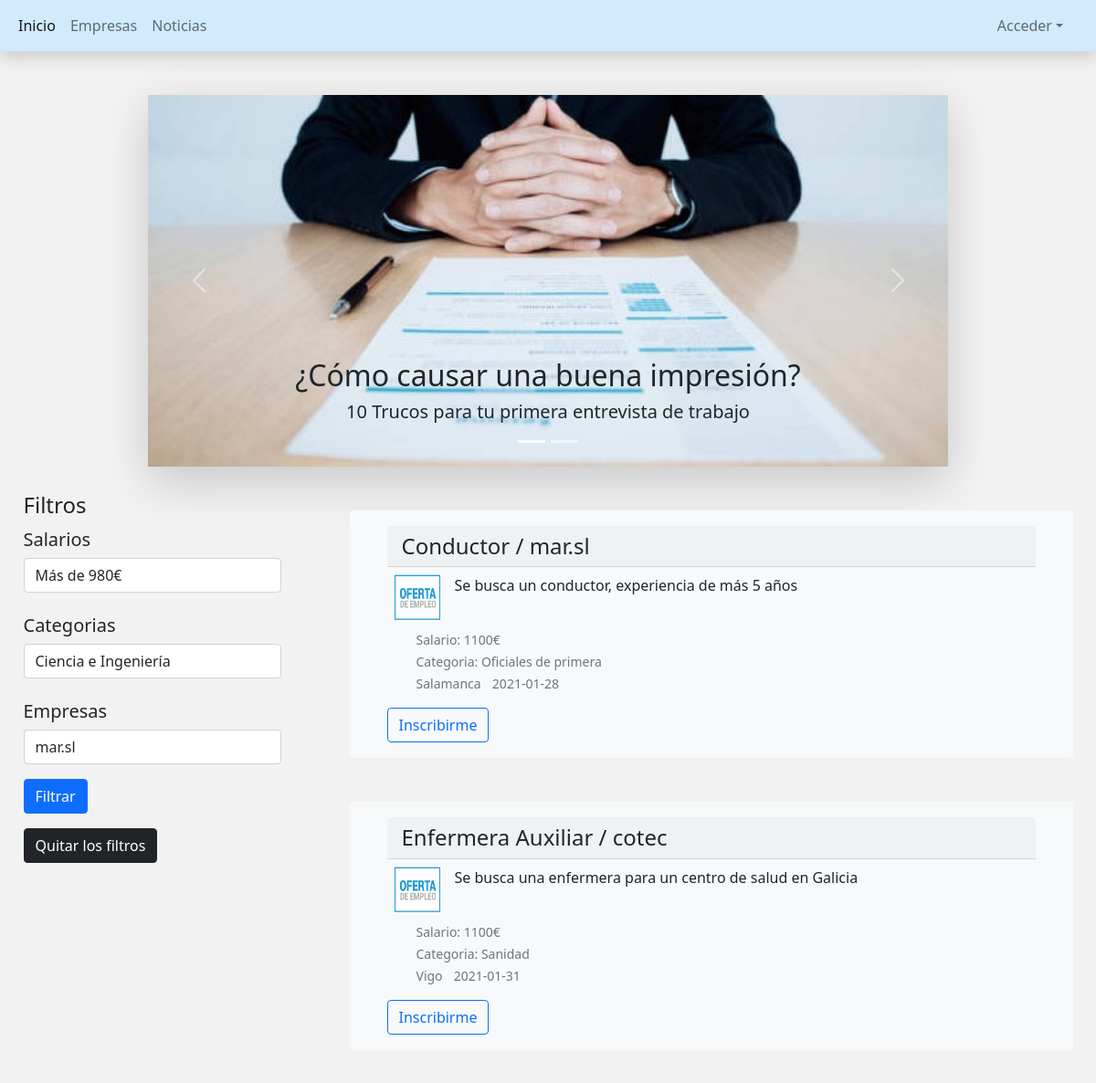
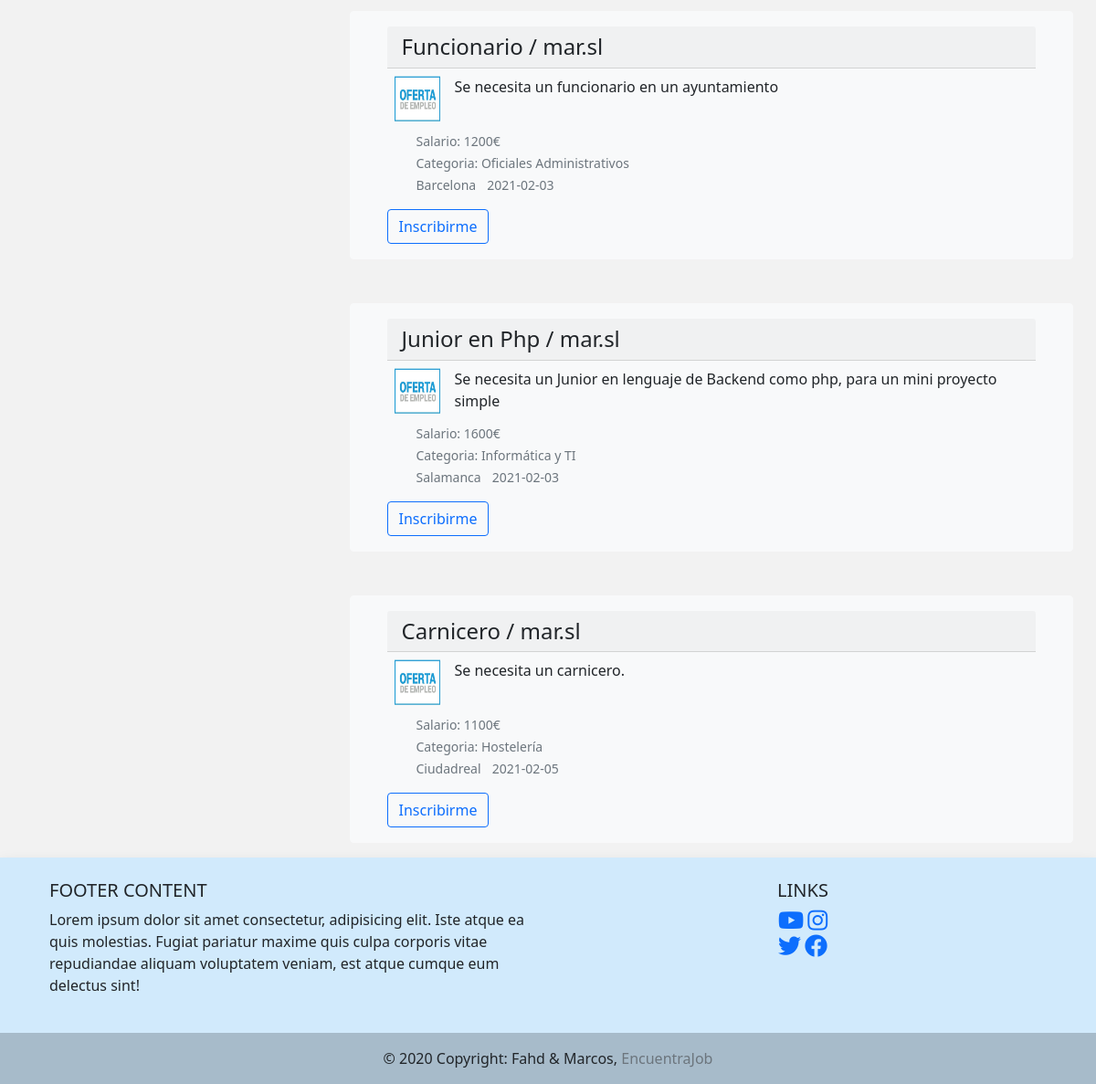
The page / on the database its author committed (2 pictures, top to bottom).
### tables this page shows
CREATE TABLE `ofertas` (
  `id_oferta` int(10) NOT NULL,
  `id_empresa` varchar(10) NOT NULL,
  `titulo_oferta` varchar(50) NOT NULL,
  `oferta` varchar(1000) NOT NULL,
  `ciudad` varchar(20) NOT NULL,
  `categoria` varchar(50) NOT NULL,
  `salario` int(10) NOT NULL,
  `fecha` date NOT NULL DEFAULT current_timestamp()
);

CREATE TABLE `empresas` (
  `id_empresa` varchar(10) NOT NULL,
  `id_usuario` int(10) NOT NULL,
  `email` varchar(20) NOT NULL,
  `cif` varchar(20) DEFAULT NULL
);

CREATE TABLE `usuarios` (
  `id_usuario` int(10) NOT NULL,
  `rol` varchar(15) NOT NULL,
  `nombre_usuario` varchar(25) NOT NULL,
  `email` varchar(20) NOT NULL,
  `password` varchar(15) NOT NULL
);

### funciones_conexion.php (called while the page is built, shortened)
<?php
function conexion(){
  $conexion = new mysqli("localhost","root","","ofertas_trabajo_daw1");
  return $conexion;
}
function sacar_ofertas(){
  $conn = conexion();
  $sql = "SELECT * FROM ofertas";
  if($rs = $conn->query($sql)){
    if($rs->num_rows<0){
    die("Error en sacar los datos de la DB");
    }
  }
  return $rs;
}
function sacar_nombres_empresa_ofertas(){
  $conn = conexion();
  $sql_nombre_empresa = "select usuarios.nombre_usuario,empresas.id_empresa from usuarios JOIN empresas ON empresas.email = usuarios.email JOIN ofertas ON ofertas.id_empresa = empresas.id_empresa";
  $rs_nombre = $conn->query($sql_nombre_empresa);
    return $rs_nombre;
}

### index.php (the view, shortened to what this page needs)
<?php
include 'funciones_conexion.php';
$rs_nombre_empresa = sacar_nombres_empresa_ofertas();
if(isset($_POST['btn_filtrar'])){
  $salario = $_POST['salario'];
  $categoria = $_POST['categoria'];
  $empresa= $_POST['empresas'];
  $empresa = sacar_id_emp_con_nombre($empresa);
  $rs = sacar_ofertas_con_filtro($salario,$categoria,$empresa);
}else {
  $rs = sacar_ofertas();
}
?>
<!doctype html>
<html lang="es">
  <head>
    <link href="css/bootstrap.min.css" rel="stylesheet" >
    <link href="fontawesome/css/all.min.css" rel="stylesheet" />
  </head>
  <body style="background-color: #f2f2f2;">
  <nav class="navbar navbar-expand-lg navbar-light shadow" style="background-color: #D1EAFC;">
    <div class="container-fluid">
  <div class="collapse navbar-collapse" id="navbarNav" >
        <ul class="navbar-nav">
          <li class="nav-item">
            <a class="nav-link active" aria-current="page" href="index.php">Inicio</a>
          </li>
          <li class="nav-item">
            <a class="nav-link" href="#">Empresas</a>
          </li>
          <li class="nav-item">
            <a class="nav-link " href="#">Noticias</a>
          </li>
      </ul>
    </div>
      <ul class="navbar-nav">
        <li class="nav-item dropdown">
          <a class="nav-link dropdown-toggle px-4" href="#" data-bs-toggle="dropdown" aria-expanded="false">Acceder</a>
        </li>
      </ul>
 </div>
  </nav>
  <div class="row justify-content-around">
      <?php include 'filtros.php'; ?>
          <div class="col-md-8 justify-content-end">
        <?php   $datos = $rs->fetch_assoc();
        while($datos) {
          while($nombre_empresa = $rs_nombre_empresa->fetch_assoc()){
          if($datos['id_empresa'] == $nombre_empresa['id_empresa']){?>
      <div class="card mb-3 container-md bg-light   mt-5 border-light" >
        <div class="card-body">
          <h4 class="card-header"><?=$datos['titulo_oferta'];?> / <?=$nombre_empresa['nombre_usuario'];?>  </h4>
          <div class="d-flex ">
          <img src="img/oferta-empleo.jpg" alt="bmw" width="50" height="50" class="d-inline-block m-2">
          <p class="card-text m-2"><?=$datos['oferta']; ?></p>     </div>
      <ul >
          <li class=" list-inline-item card-text"><small class="text-muted align-bottom">Salario: <?=$datos['salario'];?>€</small></li><br>
          <li class=" list-inline-item card-text"><small class="text-muted align-bottom">Categoria: <?=$datos['categoria'];?></small></li><br>
          <li class=" list-inline-item card-text"><small class="text-muted align-bottom"><?=ucwords($datos['ciudad']);?></small></li>
          <li class=" list-inline-item card-text"><small class="text-muted align-bottom"><?=$datos['fecha'];?></small></li>
      </ul>
        <a href="login.php" ><button class="btn btn-outline-primary">Inscribirme</button></a>
        </div>
      </div>
      <?php  $datos = $rs->fetch_assoc();
    }}      $nombre_empresa = $rs_nombre_empresa->fetch_assoc();
    }  $rs->free();
    ?>
        </div>
      </div>
        <footer class="text-center text-lg-start shadow" style="background-color: #D1EAFC;">
        <div class="container p-4">
          <div class="row">
            <div class="col-lg-6 col-md-12 mb-4 mb-md-0">
              <h5 class="text-uppercase">Footer Content</h5>
              <p>
                Lorem ipsum dolor sit amet consectetur, adipisicing elit. Iste atque ea quis
                molestias. Fugiat pariatur maxime quis culpa corporis vitae repudiandae aliquam
                voluptatem veniam, est atque cumque eum delectus sint!
              </p>
            </div>
            <div class="col-lg-6 col-md-12 mb-4 mb-md-0">
              <h5 class="text-uppercase text-center">Links</h5>
              <ul class="list-unstyled mb-0 text-center">
                <li>
                  <a href="https://www.youtube.com/watch?v=FwhKhecN-1E" ><i class="fab fa-youtube" style="font-size:25px;" ></i></a>
                  <a href="https://www.instagram.com/usal" ><i class="fab fa-instagram" style="font-size:25px;" ></i></a>
                </li>
                <li>
                  <a href="https://www.twitter.com/usal"><i class="fab fa-twitter" style="font-size:25px;" ></i></a>
                  <a href="https://www.facebook.com/" ><i class="fab fa-facebook" style="font-size:25px;" ></i></a>
                </li>
              </ul>
            </div>
          </div>
        </div>
        <div class="text-center p-3" style="background-color: rgba(0, 0, 0, 0.2)">
          © 2020 Copyright: Fahd & Marcos,
          <a class="text-muted" style="text-decoration:none">EncuentraJob</a>
        </div>
      </footer>
        </body>
      </html>

### rows shown on the page
empresas: id_usuario.nombre_usuario "mar.sl"
ofertas: titulo_oferta "Conductor", oferta "Se busca un conductor, experiencia de más 5 años", salario "1100", categoria "Oficiales de primera", ciudad "Salamanca", fecha "2021-01-28"
empresas: id_usuario.nombre_usuario "cotec"
ofertas: titulo_oferta "Enfermera Auxiliar", oferta "Se busca una enfermera para un centro de salud en Galicia", salario "1100", categoria "Sanidad", ciudad "Vigo", fecha "2021-01-31"
ofertas: titulo_oferta "Funcionario", oferta "Se necesita un funcionario en un ayuntamiento", salario "1200", categoria "Oficiales Administrativos", ciudad "Barcelona", fecha "2021-02-03"
ofertas: titulo_oferta "Junior en Php", oferta "Se necesita un Junior en lenguaje de Backend como php, para un mini proyecto simple", salario "1600", categoria "Informática y TI", ciudad "Salamanca", fecha "2021-02-03"
ofertas: titulo_oferta "Carnicero", oferta "Se necesita un carnicero.", salario "1100", categoria "Hostelería", ciudad "Ciudadreal", fecha "2021-02-05"

### other values the page prints
form field categoria "Ciencia e Ingeniería"
form field empresas "mar.sl"
